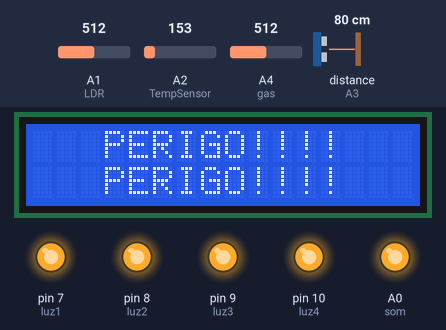
A sketch run on a simulated Arduino Uno, built with avr-gcc and run on an emulated ATmega328P. Parts: 16×2 character LCD, output pins drawn as LEDs (lit = HIGH). Wiring (inferred from the names in the program): ultrasonic range finder: trigger A3; echo A3. Inputs (shaded band) come from the test bench; at power-on: distance to the obstacle (sensor on A3) 80 cm, A1 (LDR) = 512, A2 (TempSensor) = 153, A4 (gas) = 512. The echo pulse lasts 58.3 µs per cm.

Above: at 1.2 s.
1.3 s: distance to the obstacle (sensor on A3) set to 148 cm
2.8 s: distance to the obstacle (sensor on A3) set to 156 cm
At 3.5 s:
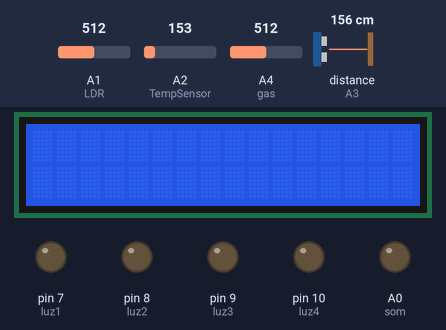
4.5 s: distance to the obstacle (sensor on A3) set to 2 cm
At 5.4 s:
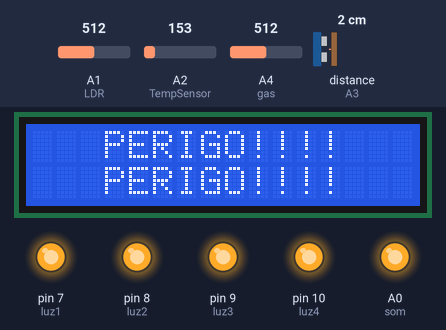
6.1 s: distance to the obstacle (sensor on A3) set to 250 cm
At 7.5 s:
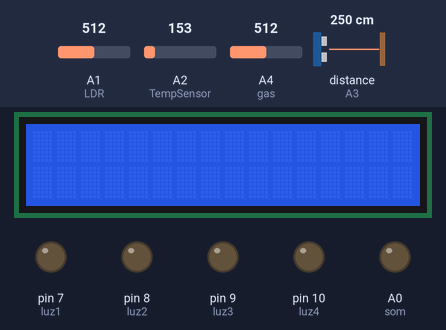
Timing chart, 0 to 8.8 s (numbered marks = the images above; inputs shaded):
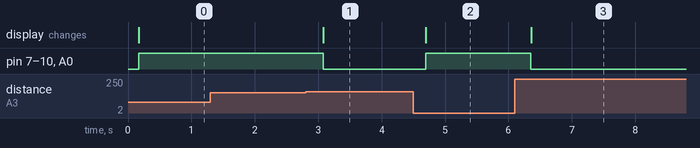

The sketch:

projeto_final1.ino
```cpp
int sinal = A3;
float distancia;
int Temp;
int valorAT, valorAD;

#include <LiquidCrystal.h>
#define TempSensor A2
#define som A0
#define luz1 7
#define luz2 8
#define luz3 9
#define luz4 10
#define LDR A1
#define gas A4

LiquidCrystal lcd(12, 11, 5, 4, 3, 2);

void setup()
{
 Serial.begin(9600);
  //LCD
 lcd.begin(16, 2);
  ////Sensor de distancia
 pinMode(sinal,OUTPUT);
 digitalWrite(sinal,LOW);
  //Led
 pinMode(luz1,OUTPUT);
 digitalWrite(luz1,LOW);
 pinMode(luz2,OUTPUT);
 digitalWrite(luz2,LOW);
 pinMode(luz3,OUTPUT);
 digitalWrite(luz3,LOW);
 pinMode(luz4,OUTPUT);
 digitalWrite(luz4,LOW);
  //Piezo
 pinMode(som,OUTPUT);
 digitalWrite(som,LOW);


}
void loop()
{
 {
  //Sensor de gás
  int vlg = analogRead(gas);
  vlg = map(vlg,300,750,0,100);
  //Sensor de temperatura
  float sinalTemp = analogRead(TempSensor)*5;
  float tempC = ((sinalTemp/1023)-0.5)*100;
  //Fotorresistor
  valorAT = analogRead(LDR);
  //Sensor de distancia
  leitura();
  distancia=distancia/2;
  distancia=distancia*0.034029;
  delay(100);

  //Funcionamento do alarme

  //Monitora distancia
  if (distancia <= 150)
  {
    digitalWrite(luz1,HIGH);
    digitalWrite(luz2,HIGH);
    digitalWrite(luz3,HIGH);
    digitalWrite(luz4,HIGH);
    digitalWrite(som,HIGH);
    lcd.setCursor(3, 0);
    lcd.print("PERIGO!!!!");
    lcd.setCursor(2, 1);
    lcd.print(" PERIGO!!!!");
    delay(10);
  }
  //Monitora fotorresistor
  else if
     (valorAT <= 400)
  {
    digitalWrite(luz1,HIGH);
    digitalWrite(luz2,HIGH);
    digitalWrite(luz3,HIGH);
    digitalWrite(luz4,HIGH);
    digitalWrite(som,HIGH);
    lcd.setCursor(3, 0);
    lcd.print("PERIGO!!!!");
    lcd.setCursor(2, 1);
    lcd.print(" PERIGO!!!!");
    delay(10);
  }
 //Monitora Temperatura
  else if (tempC >= 40)
  {
    digitalWrite(luz1,HIGH);
    digitalWrite(luz2,HIGH);
    digitalWrite(luz3,HIGH);
    digitalWrite(luz4,HIGH);
    digitalWrite(som,HIGH);
    lcd.setCursor(3, 0);
    lcd.print("PERIGO!!!!");
    lcd.setCursor(2, 1);
    lcd.print(" PERIGO!!!!");
    delay(10);
  }
   else if (vlg >= 50)
  {
    digitalWrite(luz1,HIGH);
    digitalWrite(luz2,HIGH);
    digitalWrite(luz3,HIGH);
    digitalWrite(luz4,HIGH);
    digitalWrite(som,HIGH);
    lcd.setCursor(3, 0);
    lcd.print("PERIGO!!!!");
    lcd.setCursor(2, 1);
    lcd.print(" PERIGO!!!!");
    delay(10);
  }
  else
  {
    digitalWrite(som,LOW);
    digitalWrite(luz1,LOW);
    digitalWrite(luz2,LOW);
    digitalWrite(luz3,LOW);
    digitalWrite(luz4,LOW);
    lcd.clear();
  }
}
delay(50);
}
void leitura()
{
  //Leitura do sensor de distancia
 pinMode(sinal,OUTPUT);
 digitalWrite(sinal,HIGH);
 delayMicroseconds(5);
  digitalWrite(sinal,LOW);
  pinMode(sinal,INPUT);
  distancia=pulseIn(sinal,HIGH);
}

  
```

Measured:
- the behaviour switches between 151 and 152 cm on distance to the obstacle (sensor on A3) (found by bisection; images 0 and 1)
- after the input at 1.3 s, every drawn part: stays the same
- after the input at 2.8 s, pin 7 (luz1), pin 8 (luz2), pin 9 (luz3), pin 10 (luz4), A0 (som): HIGH → LOW after 0.28 s; the display: changes after 0.28 s (image 1)
- after the input at 4.5 s, pin 7 (luz1), pin 8 (luz2), pin 9 (luz3), pin 10 (luz4), A0 (som): LOW → HIGH after 0.20 s; the display: changes after 0.20 s (image 2)
- after the input at 6.1 s, pin 7 (luz1), pin 8 (luz2), pin 9 (luz3), pin 10 (luz4), A0 (som): HIGH → LOW after 0.25 s; the display: changes after 0.26 s (image 3)
